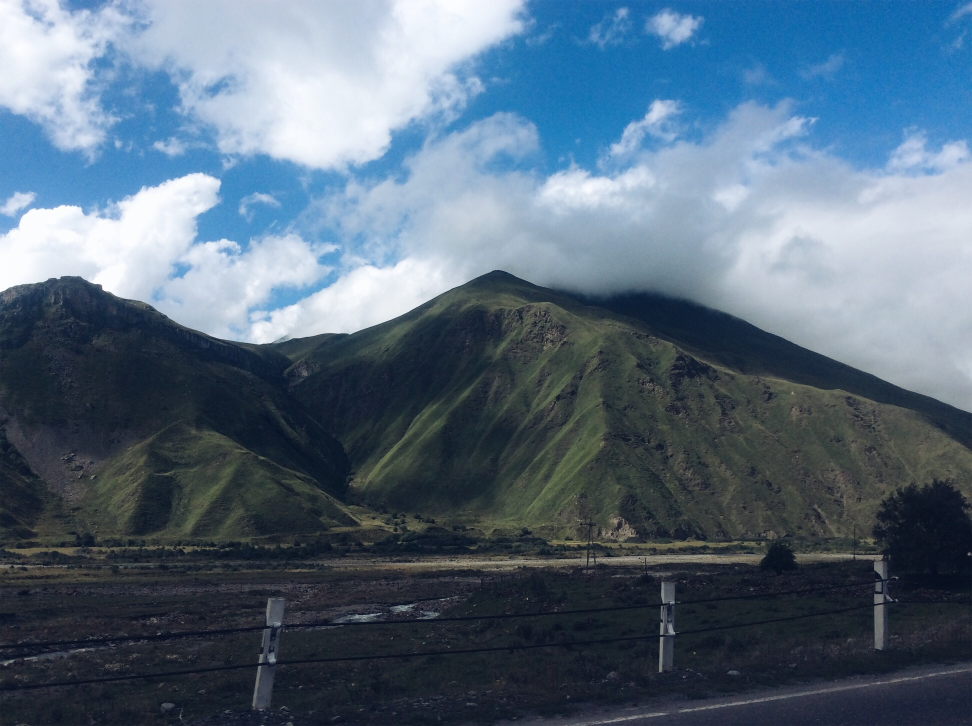
#> input picture methods/voronoi/test.jpg, 1944 x 1452 px, found by its file name (shown at 1/2 size)
$ python averaging.py
#> lines starting #> are read from the running program, lines starting #| are printed output that depends on the picture
from PIL import Image, ImageDraw
from scipy.spatial import Voronoi
from matplotlib.path import Path
from functools import reduce
import numpy as np


def get_polygon_color(pol, im):
	centerPoint = (0,0)
	color = []
	count = 0

	for p in pol:
		if p[0] >= im.size[0] or p[0] < 0 or p[1] >= im.size[1] or p[1] < 0:
			continue
		count += 1
		color.append(im.getpixel(p))
		centerPoint = (centerPoint[0]+p[0], centerPoint[1]+p[1])
	#ZeroDivisionError
	centerPoint = (centerPoint[0]/count, centerPoint[1]/count)

	color.append(im.getpixel(centerPoint))
	color.append(im.getpixel(centerPoint))
	color.append(im.getpixel(centerPoint))

	div = float(len(color))
	color = reduce(lambda rec, x : ((rec[0]+x[0]), (rec[1]+x[1]), (rec[2]+x[2])), color, (0,0,0))
	color = (color[0]/div, color[1]/div, color[2]/div)
	color = tuple(map(lambda x : int(x), color))

	return color


def voronoi_finite_polygons(vor, radius=None):
	if vor.points.shape[1] != 2:
		raise ValueError("Requires 2D input")

	new_regions = []
	new_vertices = vor.vertices.tolist()

	center = vor.points.mean(axis=0)
	if radius is None:
		radius = vor.points.ptp().max()

	# Construct a map containing all ridges for a given point
	all_ridges = {}
	for (p1, p2), (v1, v2) in zip(vor.ridge_points, vor.ridge_vertices):
		all_ridges.setdefault(p1, []).append((p2, v1, v2))
		all_ridges.setdefault(p2, []).append((p1, v1, v2))

	# Reconstruct infinite regions
	for p1, region in enumerate(vor.point_region):
		vertices = vor.regions[region]

		if all(v >= 0 for v in vertices):
			# finite region
			new_regions.append(vertices)
			continue

		# reconstruct a non-finite region
		ridges = all_ridges[p1]
		new_region = [v for v in vertices if v >= 0]

		for p2, v1, v2 in ridges:
			if v2 < 0:
				v1, v2 = v2, v1
			if v1 >= 0:
				# finite ridge: already in the region
				continue

			# Compute the missing endpoint of an infinite ridge

			t = vor.points[p2] - vor.points[p1] # tangent
			t /= np.linalg.norm(t)
			n = np.array([-t[1], t[0]])  # normal

			midpoint = vor.points[[p1, p2]].mean(axis=0)
			direction = np.sign(np.dot(midpoint - center, n)) * n
			far_point = vor.vertices[v2] + direction * radius

			new_region.append(len(new_vertices))
			new_vertices.append(far_point.tolist())

		# sort region counterclockwise
		vs = np.asarray([new_vertices[v] for v in new_region])
		c = vs.mean(axis=0)
		angles = np.arctan2(vs[:,1] - c[1], vs[:,0] - c[0])
		new_region = np.array(new_region)[np.argsort(angles)]

		new_regions.append(new_region.tolist())

	return new_regions, np.asarray(new_vertices)


def colorized_voronoi(voronoi, img):
	img_copy = img.copy()
	draw = ImageDraw.Draw(img_copy)
	regions, vertices = voronoi_finite_polygons(voronoi)
	for region in regions:
		polygon = [tuple(vertices[i]) for i in region]
		if polygon:
			color = get_polygon_color(polygon, img_copy)
			draw.polygon(polygon, fill=color)
	return img_copy


if __name__ == "__main__":
	img = Image.open("test.jpg")
#> img is the input picture: PIL image 1944x1452 RGB; mean R, G, B 86.2, 105.5, 123.4
	draw = ImageDraw.Draw(img)
	cn = 5000
	clusters = np.array(tuple(zip(np.random.rand(cn) * img.size[0],
								  np.random.rand(cn) * img.size[1])))

	clus = clusters.tolist()
	for j in range(len(clus)):
 		clus[j] = tuple(clus[j])

	vor = Voronoi(clusters)
	regions, vertices = voronoi_finite_polygons(vor)
	for region in regions:
		polygon = [tuple(vertices[i]) for i in region]
		if polygon:
			color = get_polygon_color(polygon, img)
			draw.polygon(polygon, fill=color)
#> this loop made 5000 passes
#> (div in get_polygon_color, color) on passes 1 to 12: (10, (143, 162, 176)), (9, (154, 175, 196)), (8, (24, 111, 174)), (12, (155, 174, 190)), (8, (143, 178, 213)), (11, (66, 66, 61)), (8, (209, 222, 238)), (9, (40, 128, 194)), (10, (210, 217, 230)), (10, (164, 190, 215)), (7, (22, 31, 39)), (9, (45, 47, 55))
#> color on passes 61 to 66: (28, 37, 48), (238, 243, 249), (24, 29, 41), (18, 30, 46), (201, 214, 229), (21, 32, 48)
	img.show()
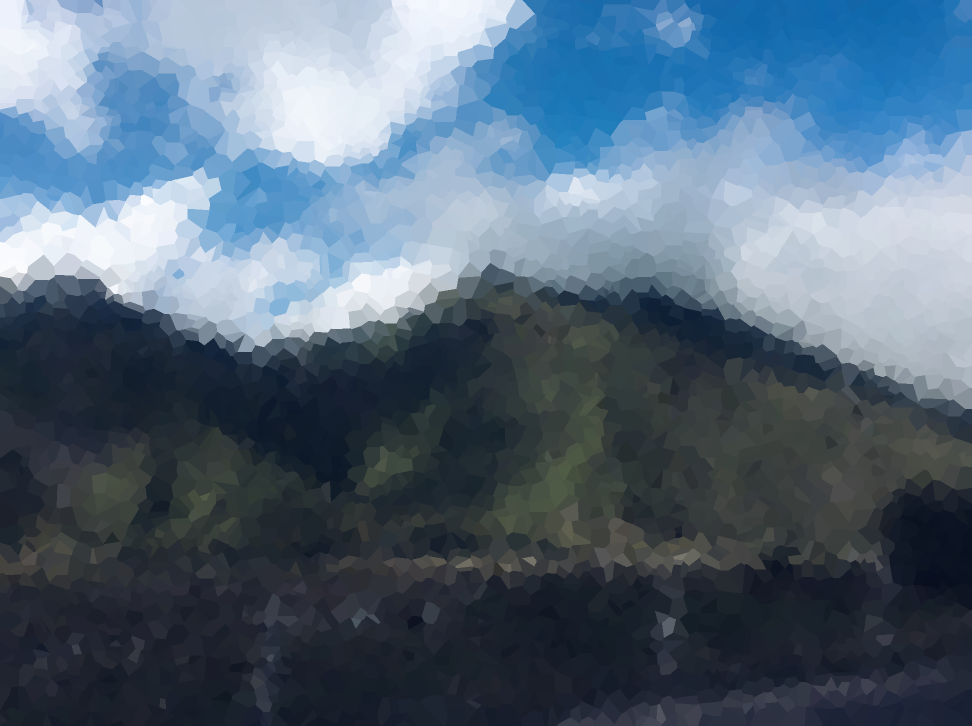
#> shown: PIL image 1944x1452 RGB (shown at 1/2 size); mean R, G, B 85.1, 104.5, 122.4

$ run again, with methods/voronoi/photo.jpg copied over methods/voronoi/test.jpg
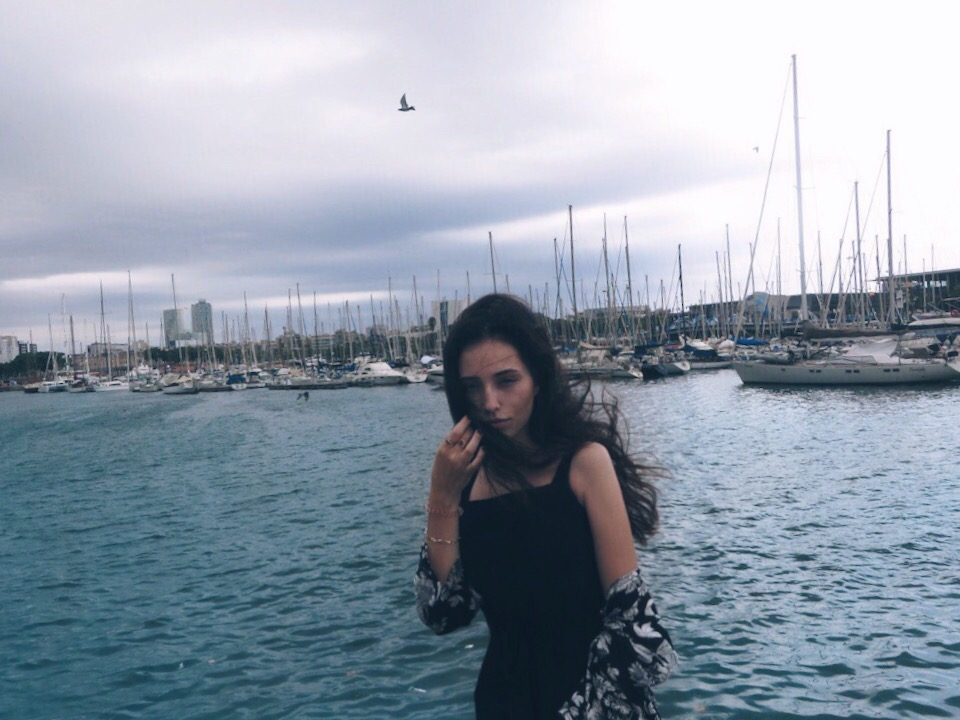
#> input picture methods/voronoi/photo.jpg, 960 x 720 px, found by its file name
#> img is the input picture: PIL image 960x720 RGB; mean R, G, B 145.6, 157, 170.1
#> the loop `for region in regions:` made 5000 passes
#> (div in get_polygon_color, color) on passes 1 to 8: (10, (170, 182, 208)), (9, (251, 249, 252)), (8, (247, 243, 249)), (12, (193, 200, 221)), (8, (229, 223, 234)), (11, (136, 98, 90)), (8, (224, 222, 235)), (9, (253, 253, 255))
#> `img.show()`:
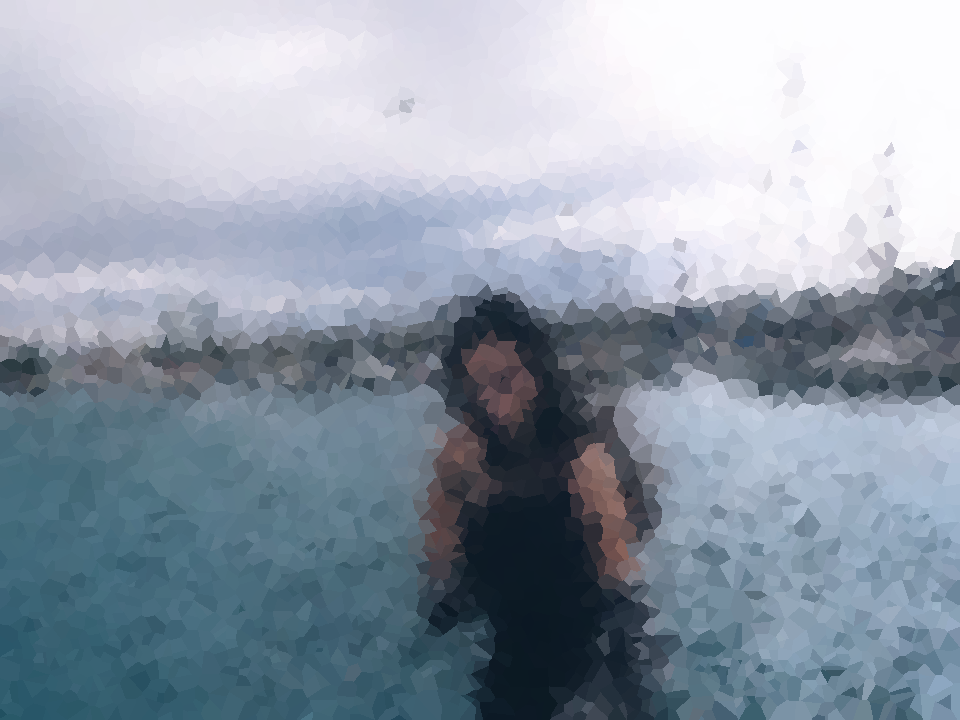
#> shown: PIL image 960x720 RGB; mean R, G, B 144.8, 156.2, 169.2
